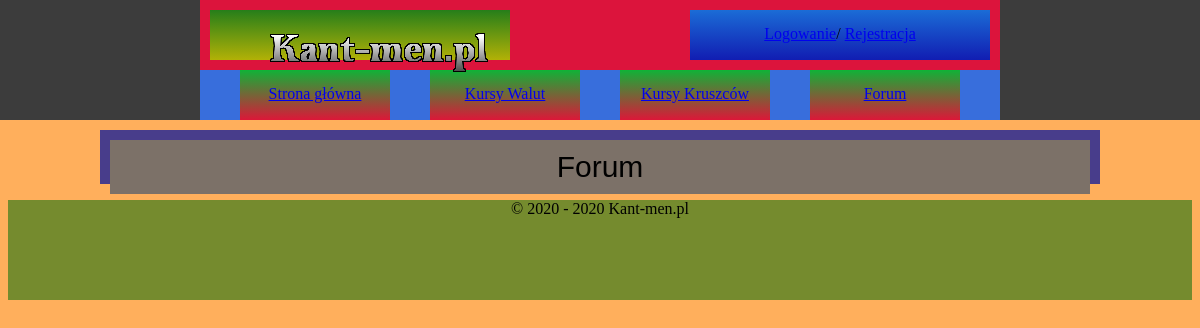
The app's page /forum.php, older data.
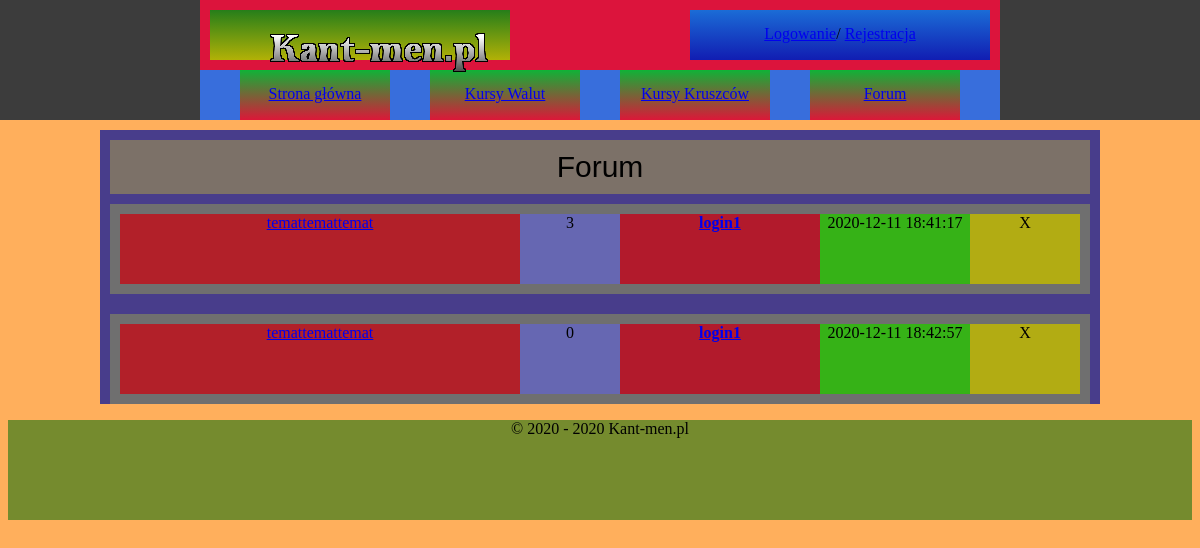
The same page, newer data.
### tables this page shows
CREATE TABLE `watek` (
  `ID_WATEK` int(10) NOT NULL,
  `ID_USER` int(10) NOT NULL,
  `TEMAT` varchar(100) NOT NULL,
  `DATA` timestamp NOT NULL DEFAULT current_timestamp(),
  `TRESC_WATKU` longtext NOT NULL,
  `LICZBA_KOMENTARZY` int(10) NOT NULL DEFAULT 0,
  `ILOSC_ODWIEDZIN` int(10) NOT NULL DEFAULT 0
);

CREATE TABLE `user` (
  `ID_USER` int(10) NOT NULL,
  `LOGIN` varchar(20) NOT NULL,
  `HASLO` char(64) NOT NULL,
  `IMIE` varchar(50) NOT NULL,
  `NAZWISKO` varchar(50) NOT NULL,
  `EMAIL` varchar(50) NOT NULL,
  `WIEK` int(10) NOT NULL,
  `MIASTO` varchar(50) NOT NULL,
  `KRAJ` varchar(50) NOT NULL,
  `OPIS_PROFILU` text DEFAULT NULL,
  `ZDJECIE` blob DEFAULT NULL,
  `STW_WATKI` int(10) NOT NULL DEFAULT 0,
  `LICZ_KOMENTARZY` int(10) NOT NULL DEFAULT 0,
  `UPRAWNIENIA` varchar(10) NOT NULL DEFAULT 'USER'
);

### forum.php (the view, shortened to what this page needs)
<!DOCTYPE HTML>
<html>
    <head>
        <link href="CSS/styleGlowne.css" rel="stylesheet" type="text/css">
        <link href="CSS/styleForum.css" rel="stylesheet" type="text/css">
    </head>
    <body>
    <?php
    include_once('rysowanieMenu.php');
    rysowanieGlownegoMenu();
    ?>
        <main>
            <section>
                <div class="pas-tytulowy">
                    Forum
                </div>
                <?php
                    require_once "polaczeniezMySQL.php";
                    $polaczenie = @new mysqli($host,$db_user,$db_password,$db_name);
                    if($polaczenie->connect_errno!=0)
                    {
                        echo "Error: ".$polaczenie->connect_errno;
                    }
                    else
                    {
                        $rezultat = $polaczenie->query("SELECT * FROM watek");
                        if(!$rezultat)
                        {
                        throw new Exception($polaczenie->error);
                        }
                        else
                        {
                        while($row = mysqli_fetch_array($rezultat))
                        {
                ?>
                <article class="artykul">
                    <div class="glowny-kontener-artykulu">
                        <div class="tytul-watku">
                            <?php echo '<a href="watek.php?id='.$row['ID_WATEK'].'"  target=" blank" >'.$row['TEMAT'].'</a>'; ?>
                        </div>
                        <div class="ilosc-odwiedzin">
                            <?php echo $row['ILOSC_ODWIEDZIN']; ?>
                        </div>
                        <div class="autor">
                            <?php
                                $row_autor = mysqli_fetch_array($wyciagniecie_nicku_autora = $polaczenie->query("SELECT * FROM user WHERE ID_USER=".$row['ID_USER']));
                                echo '<a href="user.php?user='.$row['ID_USER'].'" target=" blank"><k style=" font-weight: 700;">'.$row_autor['LOGIN'].'</k></a>';
                            ?>
                        </div>
                        <div class="czas-wstawienia">
                            <?php echo $row['DATA']; ?>
                        </div>
                        <div class="admin-mini-panel">
                            X
                        </div>
                    </div>
                </article>
                <?php
                    }
                    }
                    }
                ?>
            </section>
        </main>
    <?php
    include_once('rysowanieStopki.php');
    rysowanieStopki();
    ?>
    </body>
</html>

### rysowanieMenu.php (shortened to what this page needs)
<?php
function rysowanieGlownegoMenu()
{
    ?>
    <header>
        <nav class="nawigacja-menu">
            <div class="nawigacja-czesc-gorna">
                <div class="logo"><a href="index.php"><img src="img/logo-duze.png" alt="logo"></a></div>
                <div class="logowanie-rejestracja"><a href="logowanie.php">Logowanie</a>/ <a href="rejestracja.php">Rejestracja</a></div>
            </div>
            <div class="nawigacja-czesc-dolna">
                <div class="strona-glowna"> <a href="index.php"  >Strona główna</a></div>
                <div class="kurs-walut"> <a href="waluty.php">Kursy Walut</a></div>
                <div class="kurs-kruszcow"> <a href="kruszce.php">Kursy Kruszców</a></div>
                <div class="forum"> <a href="forum.php">Forum</a></div>
            </div>
        </nav>
    </header>
    <?php
}
?>

### rysowanieStopki.php
<?php
function rysowanieStopki()
{
    ?>
    <footer>
        <div>
            <p>&copy; 2020 - 2020 Kant-men.pl</p>
        </div>
    </footer>
    <?php
}
    ?>

### CSS/styleGlowne.css (style rules this page uses)
body { background-color: #ffaf5c; justify-content: center; align-items: center; }
header { position: fixed; width: 100%; top: 0px; left: 0px; height: 120px; background-color:#3c3c3c; z-index: 10; clear: both; }
main { background-color: darkslateblue; margin-left: auto; margin-right: auto; width: 1000px; height: auto; margin-top: 130px; align-items: center; }
footer { width: 100%; height: 100px; background-color: #758b2e; margin-left: auto; margin-right: auto; text-align: center; }
.nawigacja-menu { background-color: #72e7ff; position:relative; width: 800px; height: 100%; margin-left: auto; margin-right: auto; }
.nawigacja-czesc-gorna { background-color: crimson; width: 800px;; height: 70px; padding: 10px; box-sizing: border-box; position:relative; }
.logo, .logowanie-rejestracja { height: 100%; width: 300px; }
.logo { background-image: linear-gradient(#267e1a, #b2b106); float: left; }
.logowanie-rejestracja { background-image: linear-gradient(#1b6cd6, #111db2); float: right; }
.logo, .logowanie-rejestracja { padding: 15px; box-sizing: border-box; text-align: center; }
.nawigacja-czesc-dolna { background-color: #386edc; width: 800px;; height: 50px; box-sizing: border-box; }
.strona-glowna, .kurs-walut, .kurs-kruszcow, .forum { background-image: linear-gradient(#10b237, #dc1738); float: left; width: 150px; height: 100%; padding: 15px; margin-left: 40px; text-align: center; box-sizing: border-box; }

### CSS/styleForum.css (style rules this page uses)
article { background-color: green; height: 100%; }
.pas-tytulowy { position: relative; background-color: rgb(124, 113, 104); width: auto; margin: 10px; padding: 10px; text-align: center; font-family: Impact,Arial,sans-serif; font-size: 30px; top: 10px; }
.artykul { background-color: rgb(111, 111, 111); margin: 20px 10px 10px 10px; padding: 10px 10px 10px 10px; text-align: center; display: flex; }
.glowny-kontener-artykulu { height: 70px; background-color: #99b240; width: 100%; }
.tytul-watku { background-color: #b22029; height: 70px; width: 400px; float: left; }
.ilosc-odwiedzin { width: 100px; height: 70px; background-color: #6667b2; float: left; }
.autor { width: 200px; height: 70px; background-color: #b21a2c; float: left; }
.czas-wstawienia { width: 150px; height: 70px; background-color: #36b217; float: left; }
.admin-mini-panel { width: 110px; height: 70px; background-color: #b2ac13; float: left; }

Row changes from the older to the newer data that the page shows:
added watek: TEMAT "temattemattemat", ILOSC_ODWIEDZIN "3", ID_USER.LOGIN "login1", DATA "2020-12-11 18:41:17"
added watek: TEMAT "temattemattemat", ILOSC_ODWIEDZIN "0", ID_USER.LOGIN "login1", DATA "2020-12-11 18:42:57"
